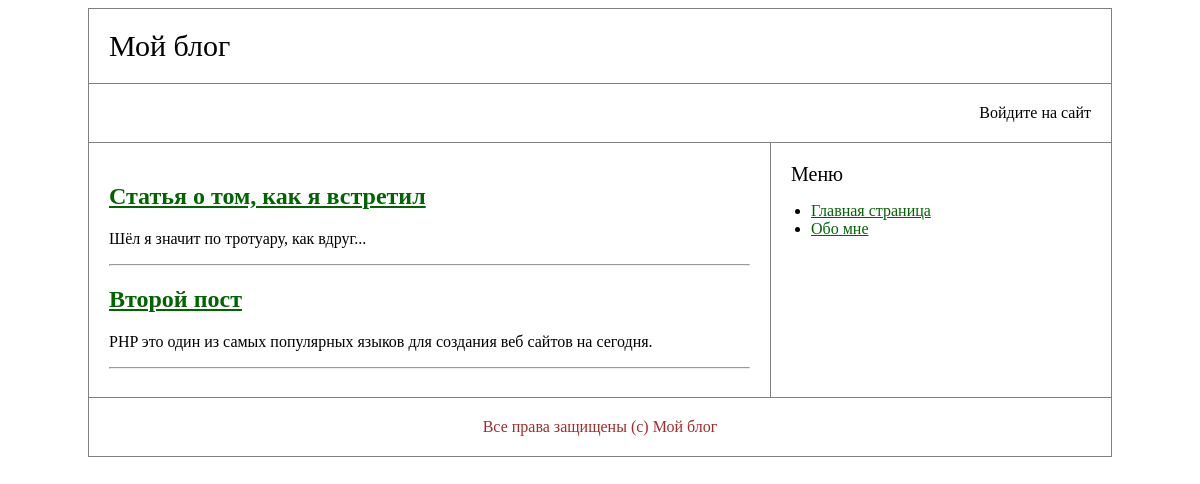
Before: / with the older database file.
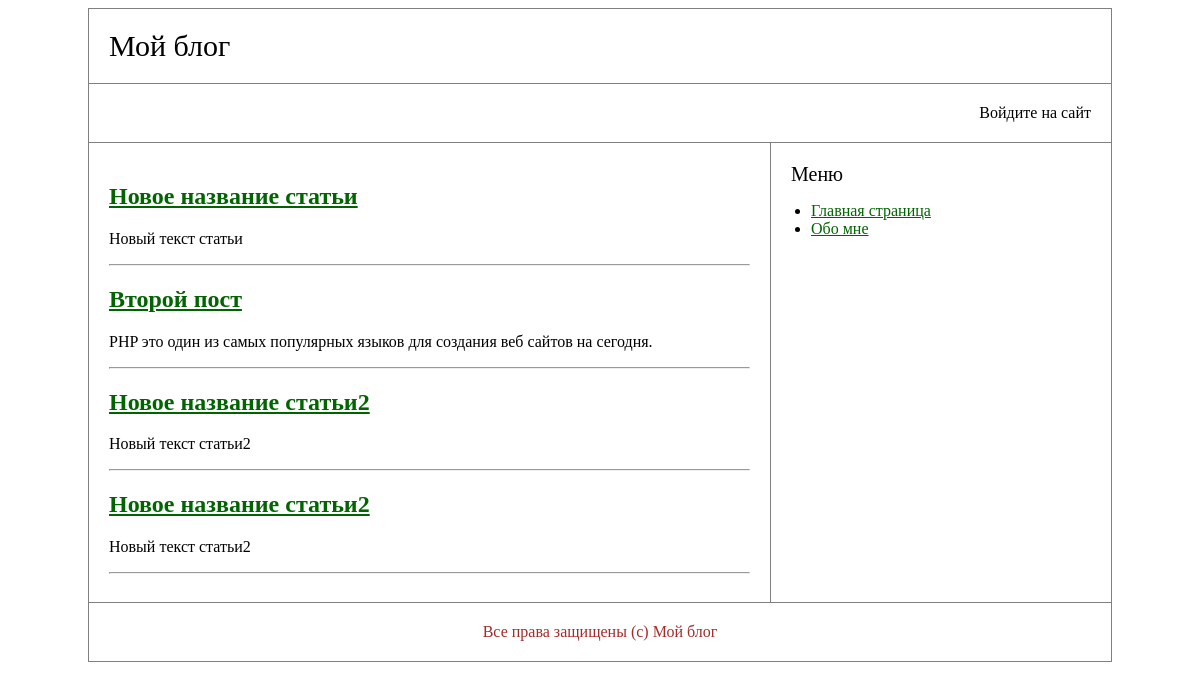
After: the same page with the newer database file.
### tables this page shows
CREATE TABLE `articles` (
  `id` int(11) NOT NULL,
  `author_id` int(11) NOT NULL,
  `name` varchar(255) NOT NULL,
  `text` text NOT NULL,
  `created_at` datetime NOT NULL DEFAULT CURRENT_TIMESTAMP
);

### src/MyProject/Controllers/MainController.php (called while the page is built, shortened)
<?php
class MainController extends AbstractController
{
    public function main()
    {
        $articles = Article::findAll();
        $this->view->renderHtml('main/main.php', [
            'articles' => $articles,
            ]);
    }
}

### www/index.php (called while the page is built, shortened)
<?php
try {
$route = $_GET['route'] ?? '';
$routes = require __DIR__ . '/../src/routes.php';
foreach ($routes as $pattern => $controllerAndAction) {
    preg_match($pattern, $route, $matches);
    if (!empty($matches)) {
        break;
    }
}
unset($matches[0]);
$actionName = $controllerAndAction[1];
$controller = new $controllerName();
$controller->$actionName(...$matches);
} catch (\MyProject\Exceptions\DbException $e) {
    $view = new \MyProject\View\View(__DIR__ . '/../templates/errors');
    $view->renderHtml('500.php', ['error' => $e->getMessage()], 500);
}  catch (\MyProject\Exceptions\NotFoundException $e) {
    $view = new \MyProject\View\View(__DIR__ . '/../templates/errors');
    $view->renderHtml('404.php', ['error' => $e->getMessage()], 404);
}

### src/settings.php (called while the page is built)
<?php
return [
    'db' => [
        'host' => 'localhost',
        'dbname' => 'PHPMVC_FRAMEWORK',
        'user' => 'root',
        'password' => '',
    ]
    ];

### src/MyProject/Services/Db.php (called while the page is built, shortened)
<?php
class Db
{
  private $pdo;
  private static $instance;
  private  function __construct()
  {
      $dbOptions = (require __DIR__ . '/../../settings.php')['db'];
      try {
        $this->pdo = new \PDO(
                'mysql:host=' . $dbOptions['host'] . ';dbname=' . $dbOptions['dbname'],
                $dbOptions['user'],
                $dbOptions['password']
            );
            $this->pdo->exec('SET NAMES UTF8');
        } catch (\PDOException $e) {
            throw new \MyProject\Exceptions\DbException('you failed this city: ' . $e->getMessage());
        }
  }
  public static function getInstance(): self
{
    if (self::$instance === null) {
        self::$instance = new self();
    }
    return self::$instance;
}
  public function query(string $sql, array $params = [], string $className = 'stdClass')
    {
        $sth = $this->pdo->prepare($sql);
        $result = $sth->execute($params);
        return $sth->fetchAll(\PDO::FETCH_CLASS, $className);
    }
}

### src/MyProject/Models/ActiveRecordEntity.php (called while the page is built, shortened)
<?php
abstract class ActiveRecordEntity
{
    protected $id;
    public function getId(): int
    {
        return $this->id;
    }
    private function underscoreToCamelCase(string $source): string
    {
        return lcfirst(str_replace('_', '', ucwords($source, '_')));
    }
    public static function findAll(): array
    {
        $db = Db::getInstance();
        return $db->query('SELECT * FROM `' . static::getTableName() . '`;', [], static::class);
    }
}

### src/MyProject/Models/Articles/Article.php (called while the page is built, shortened)
<?php
class Article  extends ActiveRecordEntity
{
    protected $name;
    protected $text;
    public function getName(): string
    {
        return $this->name;
    }
    public function getText(): string
    {
        return $this->text;
    }
    protected static function getTableName(): string
    {
        return 'articles';
    }
}

### templates/main/main.php (the view)
<?php include __DIR__ . '/../header.php'; ?>
<?php foreach ($articles as $article): ?>
    <h2><a href="/articles/<?= $article->getId() ?>"><?= $article->getName() ?></a></h2>
    <p><?= $article->getText() ?></p>
    <hr>
<?php endforeach; ?>
<?php include __DIR__ . '/../footer.php'; ?>
</body>
</html>

### templates/header.php (shortened to what this page needs)
<!DOCTYPE html>
<html lang="ru">
<head>
    <link rel="stylesheet" href="/styles.css">
</head>
<body>
<table class="layout">
    <tr>
        <td colspan="2" class="header">
            Мой блог
        </td>
    </tr>
    <tr>
        <td colspan="2" style="text-align: right">
            <?= !empty($user) ? 'Привет, ' . $user->getNickname() : 'Войдите на сайт' ?>
        </td>
    </tr>
    <tr>
        <td>

### templates/footer.php
</td>
<td width="300px" class="sidebar">
    <div class="sidebarHeader">Меню</div>
    <ul>
        <li><a href="/">Главная страница</a></li>
        <li><a href="/hello/serg">Обо мне</a></li>
    </ul>
</td>
</tr>
<tr>
<td class="footer" colspan="2">Все права защищены (c) Мой блог</td>
</tr>
</table>
</body>
</html>

### src/MyProject/View/View.php (shortened to what this page needs)
<?php
class View
{
    private $templatesPath;
    public function __construct(string $templatesPath)
    {
        $this->templatesPath = $templatesPath;
    }
    public function setVar(string $name, $value)
    {
        $this->extraVars[$name] = $value;
    }
    public function renderHtml(string $templateName, array $vars = [],  int $code = 200)
    {
        extract($this->extraVars);
        extract($vars);
        include $this->templatesPath . '/' . $templateName;
        $buffer = ob_get_contents();
        echo $buffer;
    }
}

### www/styles.css (style rules this page uses)
.layout { width: 100%; max-width: 1024px; margin: auto; background-color: white; border-collapse: collapse; }
.layout tr td { padding: 20px; vertical-align: top; border: solid 1px gray; }
.header { font-size: 30px; }
.footer { text-align: center; }
.sidebarHeader { font-size: 20px; }
.sidebar ul { padding-left: 20px; }
a, a:visited { color: darkgreen; }
.footer { color: brown; }

Changed rows visible on the page:
changed articles: name "Статья о том, как я встретил" → "Новое название статьи"; text "Шёл я значит по тротуару, как вдруг..." → "Новый текст статьи"
added articles: name "Новое название статьи2", text "Новый текст статьи2"
added articles: name "Новое название статьи2", text "Новый текст статьи2"
